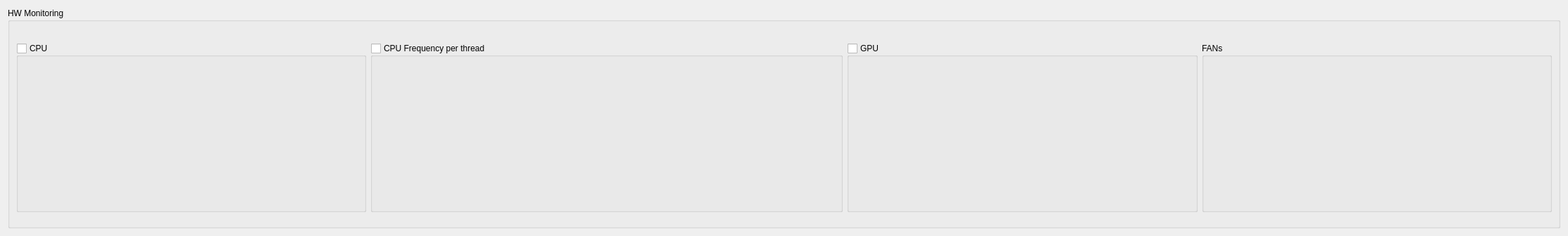
<?xml version="1.0" encoding="UTF-8"?>
<ui version="4.0">
 <class>HWMonitoring</class>
 <widget class="QWidget" name="HWMonitoring">
  <property name="geometry">
   <rect>
    <x>0</x>
    <y>0</y>
    <width>2231</width>
    <height>336</height>
   </rect>
  </property>
  <property name="minimumSize">
   <size>
    <width>0</width>
    <height>0</height>
   </size>
  </property>
  <property name="maximumSize">
   <size>
    <width>16777215</width>
    <height>16777215</height>
   </size>
  </property>
  <property name="windowTitle">
   <string>Form</string>
  </property>
  <layout class="QVBoxLayout" name="verticalLayout_2">
   <item>
    <widget class="QGroupBox" name="groupBox_4">
     <property name="title">
      <string>HW Monitoring</string>
     </property>
     <layout class="QHBoxLayout" name="horizontalLayout_23" stretch="23,31,23,23">
      <property name="topMargin">
       <number>30</number>
      </property>
      <property name="bottomMargin">
       <number>20</number>
      </property>
      <item>
       <widget class="QGroupBox" name="groupBox_CPU">
        <property name="title">
         <string>CPU</string>
        </property>
        <property name="checkable">
         <bool>true</bool>
        </property>
        <property name="checked">
         <bool>false</bool>
        </property>
        <layout class="QHBoxLayout" name="horizontalLayout">
         <property name="spacing">
          <number>0</number>
         </property>
         <property name="sizeConstraint">
          <enum>QLayout::SizeConstraint::SetDefaultConstraint</enum>
         </property>
         <property name="leftMargin">
          <number>0</number>
         </property>
         <property name="topMargin">
          <number>30</number>
         </property>
         <property name="rightMargin">
          <number>0</number>
         </property>
         <property name="bottomMargin">
          <number>10</number>
         </property>
         <item>
          <widget class="LenovoLegionGui::HWMonitor" name="widget_CPUTemp" native="true"/>
         </item>
         <item>
          <widget class="LenovoLegionGui::HWMonitor" name="widget_CPUPower" native="true"/>
         </item>
        </layout>
       </widget>
      </item>
      <item>
       <widget class="QGroupBox" name="groupBox_17">
        <property name="title">
         <string>CPU Frequency per thread</string>
        </property>
        <property name="flat">
         <bool>false</bool>
        </property>
        <property name="checkable">
         <bool>true</bool>
        </property>
        <property name="checked">
         <bool>false</bool>
        </property>
        <layout class="QVBoxLayout" name="verticalLayout">
         <property name="spacing">
          <number>0</number>
         </property>
         <property name="leftMargin">
          <number>0</number>
         </property>
         <property name="topMargin">
          <number>30</number>
         </property>
         <property name="rightMargin">
          <number>0</number>
         </property>
         <property name="bottomMargin">
          <number>10</number>
         </property>
         <item>
          <layout class="QHBoxLayout" name="horizontalLayout_3">
           <item>
            <widget class="LenovoLegionGui::HWMonitor" name="widget_CPUAvgFreq" native="true"/>
           </item>
           <item>
            <widget class="LenovoLegionGui::HWMonitor" name="widget_PCoresAvgFreq" native="true"/>
           </item>
           <item>
            <widget class="LenovoLegionGui::HWMonitor" name="widget_ECoresAvgFreq" native="true"/>
           </item>
          </layout>
         </item>
        </layout>
       </widget>
      </item>
      <item>
       <widget class="QGroupBox" name="groupBox_GPU">
        <property name="maximumSize">
         <size>
          <width>16777215</width>
          <height>16777215</height>
         </size>
        </property>
        <property name="title">
         <string>GPU</string>
        </property>
        <property name="checkable">
         <bool>true</bool>
        </property>
        <property name="checked">
         <bool>false</bool>
        </property>
        <layout class="QHBoxLayout" name="horizontalLayout_19">
         <property name="spacing">
          <number>0</number>
         </property>
         <property name="leftMargin">
          <number>0</number>
         </property>
         <property name="topMargin">
          <number>30</number>
         </property>
         <property name="rightMargin">
          <number>0</number>
         </property>
         <property name="bottomMargin">
          <number>10</number>
         </property>
         <item>
          <widget class="LenovoLegionGui::HWMonitor" name="widget_GPUTemp" native="true"/>
         </item>
         <item>
          <widget class="LenovoLegionGui::HWMonitor" name="widget_GPUClock" native="true"/>
         </item>
        </layout>
       </widget>
      </item>
      <item>
       <widget class="QGroupBox" name="groupBox_11">
        <property name="maximumSize">
         <size>
          <width>16777215</width>
          <height>16777215</height>
         </size>
        </property>
        <property name="title">
         <string>FANs </string>
        </property>
        <layout class="QHBoxLayout" name="horizontalLayout_2">
         <property name="spacing">
          <number>0</number>
         </property>
         <property name="leftMargin">
          <number>0</number>
         </property>
         <property name="topMargin">
          <number>30</number>
         </property>
         <property name="rightMargin">
          <number>0</number>
         </property>
         <property name="bottomMargin">
          <number>10</number>
         </property>
         <item>
          <widget class="LenovoLegionGui::HWMonitor" name="widget_CPUFanSpeed" native="true"/>
         </item>
         <item>
          <widget class="LenovoLegionGui::HWMonitor" name="widget_GPUFanSpeed" native="true"/>
         </item>
        </layout>
       </widget>
      </item>
     </layout>
    </widget>
   </item>
  </layout>
 </widget>
 <customwidgets>
  <customwidget>
   <class>LenovoLegionGui::HWMonitor</class>
   <extends>QWidget</extends>
   <header location="global">HWMonitor.h</header>
   <container>1</container>
  </customwidget>
 </customwidgets>
 <resources/>
 <connections/>
</ui>
